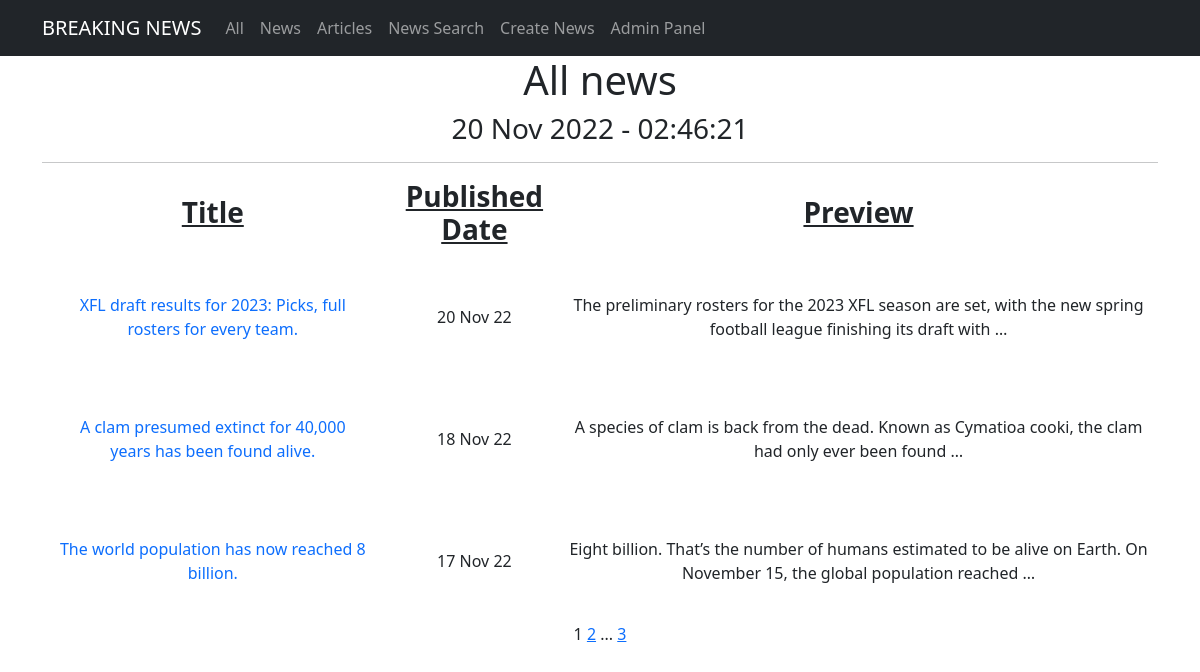
Page /news/ on the committed database.
### newsportal/models.py (models this page shows, shortened)
class Post(models.Model):
    author = models.ForeignKey(Author, on_delete=models.CASCADE)
    type = models.CharField(max_length=2, choices=TYPES, default=news)
    published_date = models.DateTimeField(auto_now_add=True)
    post_title = models.CharField(max_length=100)
    post_text = models.TextField()
    category = models.ManyToManyField(Category, through="PostCategory")
    post_rating = models.IntegerField(default=0)

### newsportal/views.py (the view)
# urls.py: path('', NewsList.as_view(), name='news_list'),
class NewsList(PostsList):
    template_name = 'news.html'
    def get_queryset(self):
        queryset = super().get_queryset()
        self.filterset = PostFilter(self.request.GET, queryset)
        return self.filterset.qs.filter(type="NW")

### newsportal/templatetags/custom_filters.py (called while the page is built)
@register.filter()
def censor(text):
    if isinstance(text, str):
        wordstocensor = ['fool', 'death', 'suffer']
        text = re.split('(\W+)', text)
        for i, j in enumerate(text):
            for k in wordstocensor:
                if k in j.lower():
                    text[i] = text[i][0] + '*'*(len(text[i]) - 1)
        return ''.join(text)
    else:
        raise Exception("This filter is applicable only to the <class 'str'>")

### newsportal/templatetags/custom_tags.py (called while the page is built)
@register.simple_tag()
def current_time(format_string='%d %b %Y - %H:%M:%S'):
    return datetime.now().astimezone().strftime(format_string)

@register.simple_tag(takes_context=True)
def url_replace(context, **kwargs):
   d = context['request'].GET.copy()
   for k, v in kwargs.items():
       d[k] = v
   return d.urlencode()

### newsportal/views.py (called while the page is built)
    def get_queryset(self):
        queryset = super().get_queryset()
        self.filterset = PostFilter(self.request.GET, queryset)
        return self.filterset.qs

    def get_context_data(self, **kwargs):
        context = super().get_context_data(**kwargs)
        context['filterset'] = self.filterset
        return context

### templates/news.html (shortened to what this page needs)
<!DOCTYPE html>
{% extends 'posts.html' %}
{% load custom_filters %}
{% load custom_tags %}
{% block content2 %}
<li class="nav-item">
  <a class="nav-link" href="/news/search/">News Search</a>
</li>
<li class="nav-item">
  <a class="nav-link" href="/news/create/">Create News</a>
</li>
{% endblock content2 %}
{% block content %}
<h1>All news</h1>
<h3>{% current_time '%d %b %Y - %H:%M:%S' %}</h3>
<hr>
   {% if posts %}
       <table>
           <tr>
               <td><h3><span style="text-decoration: underline;"><strong>Title</strong></span></h3></td>
               <td><h3><span style="text-decoration: underline;"><strong>Published Date</strong></span></h3></td>
               <td><h3><span style="text-decoration: underline;"><strong>Preview</strong></span></h3></td>
           </tr>
           {% for post in posts %}
           <tr>
               <td><a class="nav-link" href="/news/{{post.pk}}">{{ post.post_title|censor }}</a></td>
               <td>{{ post.published_date|date:'d M y' }}</td>
               <td>{{ post.post_text|truncatewords:20|censor }}</td>
               <td><p>&nbsp;</p><p>&nbsp;</p><p>&nbsp;</p></td>
           </tr>
           {% endfor %}
       </table>
   {% else %}
       <h2>Nothing here</h2>
   {% endif %}
{% endblock content %}

### rows in the picture
Post: post_title|censor "XFL draft results for 2023: Picks, full rosters for every team.", published_date "20 Nov 22", post_text|censor "The preliminary rosters for the 2023 XFL season are set, with the new spring football league finishing its draft with …"
Post: post_title|censor "A clam presumed extinct for 40,000 years has been found alive.", published_date "18 Nov 22", post_text|censor "A species of clam is back from the dead. Known as Cymatioa cooki, the clam had only ever been found …"
Post: post_title|censor "The world population has now reached 8 billion.", published_date "17 Nov 22", post_text|censor "Eight billion. That’s the number of humans estimated to be alive on Earth. On November 15, the global population reached …"

### other values in the picture
{{ page_obj.number }} "1"
{{ page_obj.next_page_number }} "2"
{{ page_obj.paginator.num_pages }} "3"
